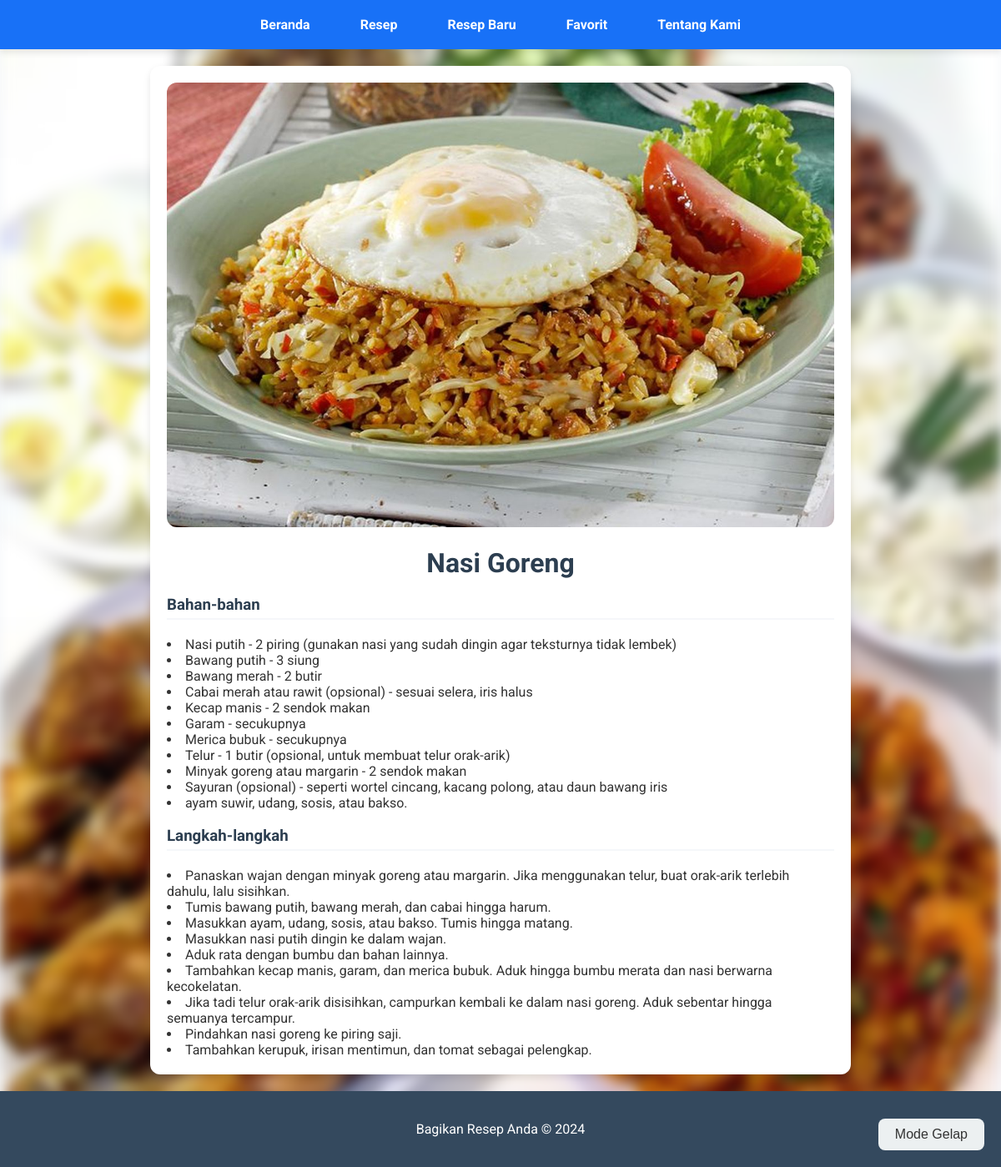
The app's page /detail-resep.php?id_resep=3 with its own data.
### tables this page shows
CREATE TABLE `resep` (
  `id_resep` int(11) NOT NULL,
  `judul_resep` varchar(255) NOT NULL,
  `deskripsi_resep` varchar(255) NOT NULL,
  `bahan_resep` text NOT NULL,
  `cara_resep` text NOT NULL,
  `gambar_resep` varchar(255) NOT NULL
);

### detail-resep.php (the view, shortened to what this page needs)
<?php
require 'config.php';
if (isset($_GET['id_resep'])) {
    $id_resep = $_GET['id_resep'];
    $sql = "SELECT * FROM resep WHERE id_resep = $id_resep";
    $result = mysqli_query($conn, $sql);
    $row = mysqli_fetch_assoc($result);
    $bahan_resep = explode('+', $row['bahan_resep']);
    $cara_resep = explode('+', $row['cara_resep']);
}
?>
<!DOCTYPE html>
<html lang="id">
<head>
</head>
<body>
    <div class="navbar">
        <a href="web user.php">Beranda</a>
        <a href="resep.php">Resep</a>
        <a href="tambahkan resep.php">Resep Baru</a>
        <a href="favorit.php">Favorit</a>
        <a href="#">Tentang Kami</a>
    </div>
    <div class="container">
    <img src="<?= $row['gambar_resep'] ?>" alt="Gambar Resep" class="recipe-image">
    <h1 class="recipe-title"><?= $row['judul_resep'] ?></h1>
    <div class="ingredients">
    <h3>Bahan-bahan</h3>
    </div>
    <?php
    for ($i = 1; $i < count($bahan_resep); $i++){
        ?>
        <li><?= $bahan_resep[$i] ?></li>
    <?php
    }
    ?>
    <div class="instructions">
    <h3>Langkah-langkah</h3>
    </div>
    <?php
    for ($i = 1; $i < count($cara_resep); $i++){
        ?>
        <li><?= $cara_resep[$i] ?></li>
    <?php
    }
    ?>
    </div>
<footer>
        <p>Bagikan Resep Anda &copy; 2024</p>
    </footer>
    <button class="dark-mode-toggle" onclick="toggleDarkMode()">Mode Gelap</button>
</body>
</html>

### detail-resep.php (style rules this page uses)
body { font-family: 'Roboto', sans-serif; margin: 0; padding: 0; background-color: #f5f7fa; color: #333; display: flex; flex-direction: column; min-height: 100vh; }
h1, h2, h3, h4 { color: #2c3e50; }
.container { max-width: 1100px; margin: 0 auto; padding: 20px; }
.navbar { background: linear-gradient(135deg, rgb(24, 113, 247), rgb(24, 113, 247)); padding: 10px 20px; display: flex; justify-content: center; align-items: center; box-shadow: 0 4px 8px rgba(0, 0, 0, 0.1); }
.navbar a { color: white; text-decoration: none; margin: 0 15px; font-weight: bold; font-size: 16px; padding: 10px 15px; border-radius: 5px; transition: background-color 0.3s ease, color 0.3s ease; }
.container { max-width: 800px; margin: 20px auto; padding: 20px; background: white; border-radius: 12px; box-shadow: 0 4px 8px rgba(0, 0, 0, 0.1); }
.recipe-image { width: 100%; border-radius: 12px; }
.recipe-title { color: #2c3e50; text-align: center; font-size: 2em; margin: 20px 0; }
.ingredients, .instructions { margin-bottom: 20px; }
.ingredients h3, .instructions h3 { color: #2c3e50; border-bottom: 2px solid #f5f7fa; padding-bottom: 5px; }
footer { background: #34495e; color: white; padding: 20px; text-align: center; margin-top: auto; }
.dark-mode-toggle { position: fixed; bottom: 20px; right: 20px; background: #ecf0f1; color: #333; border: none; padding: 10px 20px; font-size: 16px; border-radius: 8px; cursor: pointer; transition: background-color 0.3s ease, color 0.3s ease; }

### records on screen
resep: gambar_resep (picture), judul_resep "Nasi Goreng", bahan_resep "Nasi putih - 2 piring (gunakan nasi yang sudah dingin agar teksturnya tidak lembek)", bahan_resep "Bawang putih - 3 siung", bahan_resep "Bawang merah - 2 butir", bahan_resep "Cabai merah atau rawit (opsional) - sesuai selera, iris halus", bahan_resep "Kecap manis - 2 sendok makan", bahan_resep "Garam - secukupnya", bahan_resep "Merica bubuk - secukupnya", bahan_resep "Telur - 1 butir (opsional, untuk membuat telur orak-arik)", bahan_resep "Minyak goreng atau margarin - 2 sendok makan", bahan_resep "Sayuran (opsional) - seperti wortel cincang, kacang polong, atau daun bawang iris", bahan_resep "ayam suwir, udang, sosis, atau bakso.", cara_resep "Panaskan wajan dengan minyak goreng atau margarin. Jika menggunakan telur, buat orak-arik terlebih dahulu, lalu sisihkan.", cara_resep "Tumis bawang putih, bawang merah, dan cabai hingga harum.", cara_resep "Masukkan ayam, udang, sosis, atau bakso. Tumis hingga matang.", cara_resep "Masukkan nasi putih dingin ke dalam wajan.", cara_resep "Aduk rata dengan bumbu dan bahan lainnya.", cara_resep "Tambahkan kecap manis, garam, dan merica bubuk. Aduk hingga bumbu merata dan nasi berwarna kecokelatan.", cara_resep "Jika tadi telur orak-arik disisihkan, campurkan kembali ke dalam nasi goreng. Aduk sebentar hingga semuanya tercampur.", cara_resep "Pindahkan nasi goreng ke piring saji.", cara_resep "Tambahkan kerupuk, irisan mentimun, dan tomat sebagai pelengkap."
